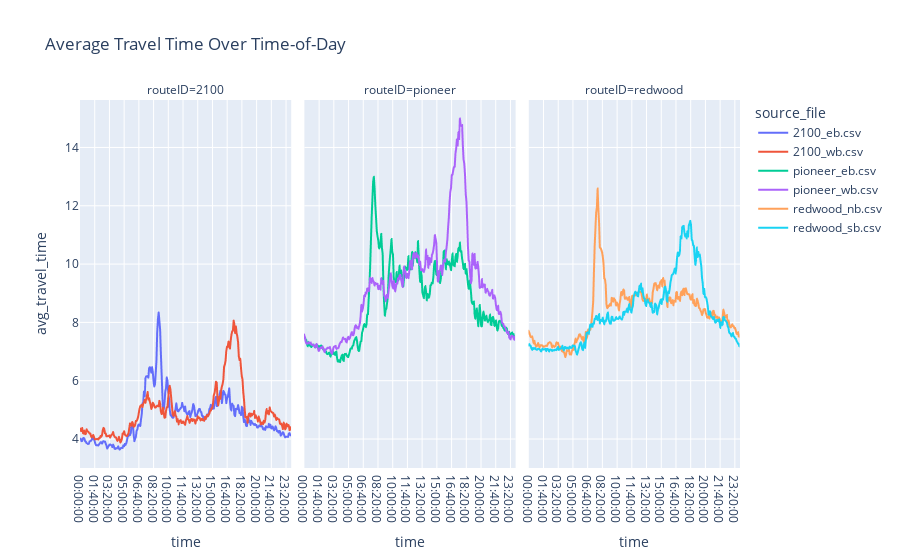

Notebook cell for this chart:
### Markdown cell above
## Time of Day Plots

### Code cell
# plotly for time of day, wrapped by route 
# use merged_data to include all data
# use filtered_data to exclude outliers
time_of_day_data = merged_data.groupby(['routeID', 'source_file','time'])['avg_travel_time'].mean().reset_index()

fig_time_of_day = px.line(time_of_day_data, x='time', y='avg_travel_time', color='source_file', facet_col='routeID', title='Average Travel Time Over Time-of-Day') # facet_row = route

fig_time_of_day.show()

### Figure 1 — Plotly figure (JSON) as saved in the notebook; plotly's stock layout.template omitted (floating-point values rounded to 4 significant figures; data arrays with more than 128 entries replaced by an {"elided": "..."} marker saying what was removed)
{"data": [{"hovertemplate": "source_file=2100_eb.csv<br>routeID=2100<br>time=%{x}<br>avg_travel_time=%{y}<extra></extra>", "legendgroup": "2100_eb.csv", "line": {"color": "#636efa", "dash": "solid"}, "marker": {"symbol": "circle"}, "mode": "lines", "name": "2100_eb.csv", "showlegend": true, "type": "scattergl", "x": {"elided": "288 str values"}, "xaxis": "x", "y": {"elided": "288 float values"}, "yaxis": "y"}, {"hovertemplate": "source_file=2100_wb.csv<br>routeID=2100<br>time=%{x}<br>avg_travel_time=%{y}<extra></extra>", "legendgroup": "2100_wb.csv", "line": {"color": "#EF553B", "dash": "solid"}, "marker": {"symbol": "circle"}, "mode": "lines", "name": "2100_wb.csv", "showlegend": true, "type": "scattergl", "x": {"elided": "288 str values"}, "xaxis": "x", "y": {"elided": "288 float values"}, "yaxis": "y"}, {"hovertemplate": "source_file=pioneer_eb.csv<br>routeID=pioneer<br>time=%{x}<br>avg_travel_time=%{y}<extra></extra>", "legendgroup": "pioneer_eb.csv", "line": {"color": "#00cc96", "dash": "solid"}, "marker": {"symbol": "circle"}, "mode": "lines", "name": "pioneer_eb.csv", "showlegend": true, "type": "scattergl", "x": {"elided": "288 str values"}, "xaxis": "x2", "y": {"elided": "288 float values"}, "yaxis": "y2"}, {"hovertemplate": "source_file=pioneer_wb.csv<br>routeID=pioneer<br>time=%{x}<br>avg_travel_time=%{y}<extra></extra>", "legendgroup": "pioneer_wb.csv", "line": {"color": "#ab63fa", "dash": "solid"}, "marker": {"symbol": "circle"}, "mode": "lines", "name": "pioneer_wb.csv", "showlegend": true, "type": "scattergl", "x": {"elided": "288 str values"}, "xaxis": "x2", "y": {"elided": "288 float values"}, "yaxis": "y2"}, {"hovertemplate": "source_file=redwood_nb.csv<br>routeID=redwood<br>time=%{x}<br>avg_travel_time=%{y}<extra></extra>", "legendgroup": "redwood_nb.csv", "line": {"color": "#FFA15A", "dash": "solid"}, "marker": {"symbol": "circle"}, "mode": "lines", "name": "redwood_nb.csv", "showlegend": true, "type": "scattergl", "x": {"elided": "288 str values"}, "xaxis": "x3", "y": {"elided": "288 float values"}, "yaxis": "y3"}, {"hovertemplate": "source_file=redwood_sb.csv<br>routeID=redwood<br>time=%{x}<br>avg_travel_time=%{y}<extra></extra>", "legendgroup": "redwood_sb.csv", "line": {"color": "#19d3f3", "dash": "solid"}, "marker": {"symbol": "circle"}, "mode": "lines", "name": "redwood_sb.csv", "showlegend": true, "type": "scattergl", "x": {"elided": "288 str values"}, "xaxis": "x3", "y": {"elided": "288 float values"}, "yaxis": "y3"}], "layout": {"annotations": [{"font": {}, "showarrow": false, "text": "routeID=2100", "x": 0.16, "xanchor": "center", "xref": "paper", "y": 1, "yanchor": "bottom", "yref": "paper"}, {"font": {}, "showarrow": false, "text": "routeID=pioneer", "x": 0.5, "xanchor": "center", "xref": "paper", "y": 1, "yanchor": "bottom", "yref": "paper"}, {"font": {}, "showarrow": false, "text": "routeID=redwood", "x": 0.84, "xanchor": "center", "xref": "paper", "y": 1, "yanchor": "bottom", "yref": "paper"}], "legend": {"title": {"text": "source_file"}, "tracegroupgap": 0}, "title": {"text": "Average Travel Time Over Time-of-Day"}, "xaxis": {"anchor": "y", "domain": [0, 0.32], "title": {"text": "time"}}, "xaxis2": {"anchor": "y2", "domain": [0.34, 0.66], "matches": "x", "title": {"text": "time"}}, "xaxis3": {"anchor": "y3", "domain": [0.68, 1.0], "matches": "x", "title": {"text": "time"}}, "yaxis": {"anchor": "x", "domain": [0, 1], "title": {"text": "avg_travel_time"}}, "yaxis2": {"anchor": "x2", "domain": [0, 1], "matches": "y", "showticklabels": false}, "yaxis3": {"anchor": "x3", "domain": [0, 1], "matches": "y", "showticklabels": false}}}
